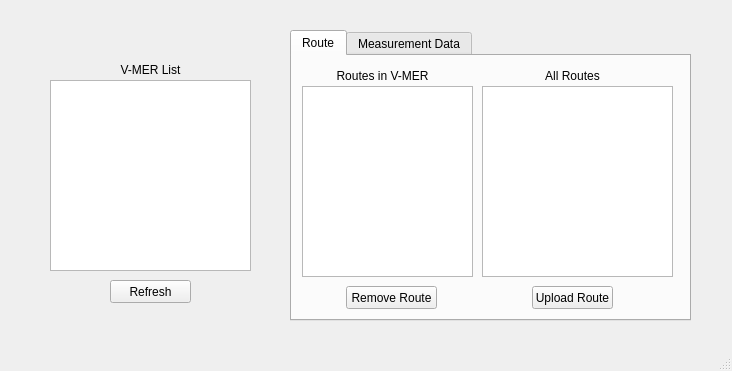
<?xml version="1.0" encoding="UTF-8"?>
<ui version="4.0">
 <class>MainWindow</class>
 <widget class="QMainWindow" name="MainWindow">
  <property name="geometry">
   <rect>
    <x>0</x>
    <y>0</y>
    <width>732</width>
    <height>371</height>
   </rect>
  </property>
  <property name="windowTitle">
   <string>MainWindow</string>
  </property>
  <widget class="QWidget" name="centralwidget">
   <widget class="QTabWidget" name="tabWidgetDevice">
    <property name="geometry">
     <rect>
      <x>290</x>
      <y>30</y>
      <width>401</width>
      <height>291</height>
     </rect>
    </property>
    <property name="currentIndex">
     <number>0</number>
    </property>
    <widget class="QWidget" name="tab_route">
     <attribute name="title">
      <string>Route</string>
     </attribute>
     <widget class="QPushButton" name="pushButtonRemoveRoutes">
      <property name="geometry">
       <rect>
        <x>54</x>
        <y>230</y>
        <width>91</width>
        <height>23</height>
       </rect>
      </property>
      <property name="text">
       <string>Remove Route</string>
      </property>
     </widget>
     <widget class="QLabel" name="label_2">
      <property name="geometry">
       <rect>
        <x>240</x>
        <y>10</y>
        <width>81</width>
        <height>20</height>
       </rect>
      </property>
      <property name="text">
       <string>All Routes</string>
      </property>
      <property name="alignment">
       <set>Qt::AlignCenter</set>
      </property>
     </widget>
     <widget class="QLabel" name="label_3">
      <property name="geometry">
       <rect>
        <x>40</x>
        <y>10</y>
        <width>101</width>
        <height>20</height>
       </rect>
      </property>
      <property name="text">
       <string>Routes in V-MER</string>
      </property>
      <property name="alignment">
       <set>Qt::AlignCenter</set>
      </property>
     </widget>
     <widget class="QTreeWidget" name="treeWidgetRoute">
      <property name="geometry">
       <rect>
        <x>190</x>
        <y>30</y>
        <width>191</width>
        <height>191</height>
       </rect>
      </property>
      <attribute name="headerVisible">
       <bool>false</bool>
      </attribute>
      <column>
       <property name="text">
        <string notr="true">1</string>
       </property>
      </column>
     </widget>
     <widget class="QPushButton" name="pushButtonUploadRoutes">
      <property name="geometry">
       <rect>
        <x>240</x>
        <y>230</y>
        <width>81</width>
        <height>23</height>
       </rect>
      </property>
      <property name="text">
       <string>Upload Route</string>
      </property>
     </widget>
     <widget class="QListWidget" name="listWidgetDeviceRoute">
      <property name="geometry">
       <rect>
        <x>10</x>
        <y>30</y>
        <width>171</width>
        <height>191</height>
       </rect>
      </property>
     </widget>
    </widget>
    <widget class="QWidget" name="tab_data">
     <attribute name="title">
      <string>Measurement Data</string>
     </attribute>
     <widget class="QLabel" name="label_4">
      <property name="geometry">
       <rect>
        <x>180</x>
        <y>10</y>
        <width>51</width>
        <height>16</height>
       </rect>
      </property>
      <property name="text">
       <string>Data List</string>
      </property>
      <property name="textFormat">
       <enum>Qt::MarkdownText</enum>
      </property>
      <property name="alignment">
       <set>Qt::AlignCenter</set>
      </property>
     </widget>
     <widget class="QPushButton" name="pushButtonDownloadData">
      <property name="geometry">
       <rect>
        <x>210</x>
        <y>230</y>
        <width>91</width>
        <height>23</height>
       </rect>
      </property>
      <property name="text">
       <string>Download Data</string>
      </property>
     </widget>
     <widget class="QPushButton" name="pushButtonRefreshData">
      <property name="geometry">
       <rect>
        <x>110</x>
        <y>230</y>
        <width>81</width>
        <height>23</height>
       </rect>
      </property>
      <property name="text">
       <string>Refresh</string>
      </property>
     </widget>
     <widget class="QListWidget" name="listWidgetData">
      <property name="geometry">
       <rect>
        <x>110</x>
        <y>30</y>
        <width>191</width>
        <height>191</height>
       </rect>
      </property>
     </widget>
    </widget>
   </widget>
   <widget class="QPushButton" name="pushButtonRefreshDevice">
    <property name="geometry">
     <rect>
      <x>110</x>
      <y>280</y>
      <width>81</width>
      <height>23</height>
     </rect>
    </property>
    <property name="text">
     <string>Refresh</string>
    </property>
   </widget>
   <widget class="QLabel" name="label">
    <property name="geometry">
     <rect>
      <x>110</x>
      <y>60</y>
      <width>81</width>
      <height>20</height>
     </rect>
    </property>
    <property name="text">
     <string>V-MER List</string>
    </property>
    <property name="alignment">
     <set>Qt::AlignCenter</set>
    </property>
   </widget>
   <widget class="QListWidget" name="listWidgetDevice">
    <property name="geometry">
     <rect>
      <x>50</x>
      <y>80</y>
      <width>201</width>
      <height>191</height>
     </rect>
    </property>
   </widget>
  </widget>
  <widget class="QMenuBar" name="menubar">
   <property name="geometry">
    <rect>
     <x>0</x>
     <y>0</y>
     <width>732</width>
     <height>21</height>
    </rect>
   </property>
  </widget>
  <widget class="QStatusBar" name="statusbar"/>
 </widget>
 <resources/>
 <connections/>
</ui>
